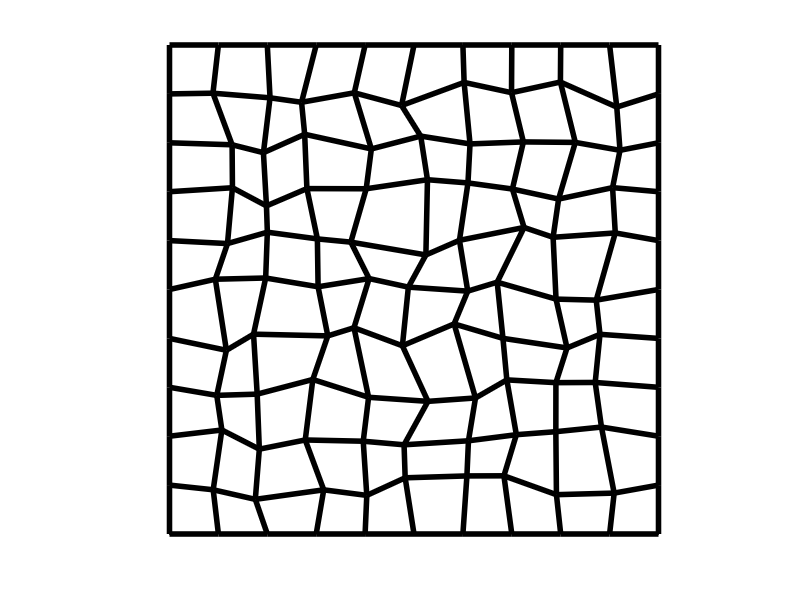

Here is the MATLAB script that generated this plot:
x     = -1:0.2:1;
y     = -1:0.2:1;
[X,Y] = meshgrid(x,y);
F     = 0*X;
for i = 1:length(x)
    for j = 1:length(y)
        %C(i,j) = [1,1,1];
        if i>1 & j>1 & i<11 & j<11	
            X(i,j) = X(i,j)+0.06*(2*rand-1);
            Y(i,j) = Y(i,j)+0.06*(2*rand-1);
        end
    end
end
C(:,:,1) = ones(11);
C(:,:,2) = ones(11);
C(:,:,3) = ones(11);
figure(3)
Quads = surf(X,Y,F,C);
set(Quads,'linewidth',4)
set(gca,'YTickLabel',[]);
set(gca,'XTickLabel',[]);
view(0,90)
leftaxis  = -1;
rightaxis = 1;
upaxis    = 1;
downaxis  = -1;

axis([leftaxis rightaxis downaxis upaxis])
pbaspect([1 1 1])
        
        

%export with width = 25cms and height=15cms